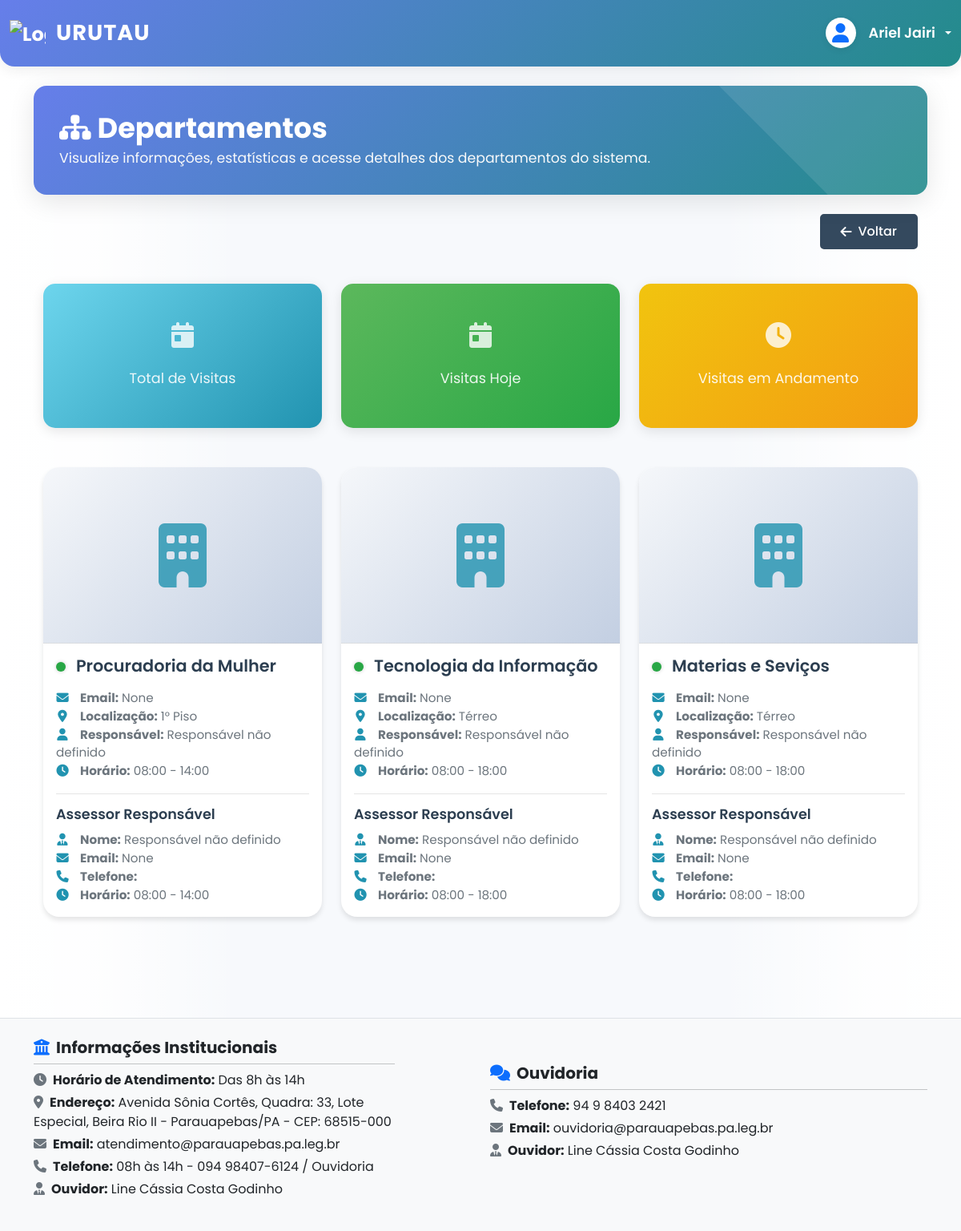
The app's page /recepcao/departamentos/ (signed in) with its own data.
### apps/recepcao/models.py (models this page shows, shortened)
class Setor(models.Model):
    TIPO_CHOICES = [
        ('gabinete', 'Gabinete'),
        ('departamento', 'Departamento')
    ]
    LOCALIZACAO_CHOICES = [
        ('terreo', 'Térreo'),
        ('plenario', 'Plenário'),
        ('primeiro_piso', '1° Piso'),
        ('segundo_piso', '2° Piso'),
    ]
    FUNCAO_CHOICES = [
        ('assessor_1', 'Assessor I'),
        ('assessor_2', 'Assessor II'),
        ('assessor_3', 'Assessor III'),
        ('assessor_4', 'Assessor IV'),
        ('assessor_5', 'Assessor V'),
        ('assessor_6', 'Assessor VI'),
        ('assessor_7', 'Assessor VII'),
        ('assessor_8', 'Assessor VIII'),
        ('assessor_9', 'Assessor IX'),
        ('assessor_10', 'Assessor X'),
        ('agente_parlamentar', 'Agente Parlamentar'),
        ('Chefe_de_Gabinete', 'Chefe de Gabinete'),
        ('Chefe_de_Departamento', 'Chefe de Departamento'),
        ('outros', 'Outros')
    ]
    tipo = models.CharField('Tipo', max_length=20, choices=TIPO_CHOICES)
    localizacao = models.CharField('Localização', max_length=20, choices=LOCALIZACAO_CHOICES)
    foto = models.ImageField('Foto', upload_to='setores/', blank=True, null=True, help_text='Foto do setor/responsável')
    horario_abertura = models.TimeField('Horário de Abertura', blank=True, null=True)
    horario_fechamento = models.TimeField('Horário de Fechamento', blank=True, null=True)
    nome_vereador = models.CharField(max_length=100, verbose_name="Nome do Vereador/Responsável")
    email_vereador = models.EmailField('E-mail do Vereador', max_length=255, blank=True, null=True)
    nome_local = models.CharField('Nome do Local', max_length=100, blank=True, null=True)
    nome_responsavel = models.CharField('Nome do Responsável', max_length=100, blank=True, null=True)
    funcao = models.CharField('Função/Cargo', max_length=21, choices=FUNCAO_CHOICES, blank=True, null=True)
    horario_entrada = models.TimeField('Horário de Entrada', blank=True, null=True)
    horario_saida = models.TimeField('Horário de Saída', blank=True, null=True)
    email = models.EmailField('E-mail', max_length=255, blank=True, null=True)
    ativo = models.BooleanField('Ativo', default=True)
    usuario = models.OneToOneField('auth.User', on_delete=models.SET_NULL, null=True, blank=True, related_name='setor_responsavel', verbose_name='Usuário')
    data_criacao = models.DateTimeField('Data de Criação', auto_now_add=True)
    data_atualizacao = models.DateTimeField('Data de Atualização', auto_now=True)
    class Meta:
        verbose_name = 'Setor'
        verbose_name_plural = 'Setores'
        ordering = ['tipo', 'localizacao']

### apps/recepcao/views.py (the view)
# urls.py: path('departamentos/', views.home_departamentos, name='home_departamentos'),
@login_required(login_url='autenticacao:login_sistema')
def home_departamentos(request):
    departamentos = Setor.objects.filter(tipo='departamento')
    context = {
        'departamentos': departamentos,
    }
    return render(request, 'recepcao/home_departamentos.html', context)

### templates/recepcao/home_departamentos.html (shortened to what this page needs)
{% extends 'base.html' %}
{% load static %}
{% block content %}
<div class="dashboard-header mb-4">
    <div class="dashboard-header-content">
        <h1 class="page-title mb-1" style="font-size:2.2rem; font-weight:700; color:#fff;">
            <i class="fas fa-sitemap me-2"></i>Departamentos
        </h1>
        <div style="color:#f8f9fa; font-size:1.08rem; font-weight:400;">
            Visualize informações, estatísticas e acesse detalhes dos departamentos do sistema.
        </div>
    </div>
</div>
<div class="container-fluid">
    <div class="d-flex justify-content-end">
        {% include 'includes/botao_voltar.html' %}
    </div>
    <div class="row mb-4 mt-2">
        <div class="col-md-4">
            <div class="stat-card stat-card-visitas-hoje">
                <i class="fas fa-calendar-day stat-icon"></i>
                <p>Total de Visitas</p>
            </div>
        </div>
        <div class="col-md-4">
            <div class="stat-card stat-card-visitas-andamento">
                <i class="fas fa-calendar-day stat-icon"></i>
                <p>Visitas Hoje</p>
            </div>
        </div>
        <div class="col-md-4">
            <div class="stat-card stat-card-total-visitas">
                <i class="fas fa-clock stat-icon"></i>
                <p>Visitas em Andamento</p>
            </div>
        </div>
    </div>
    <div class="row">
        {% for departamento in departamentos %}
        <div class="col-xl-4 col-md-6 mb-4">
            <a href="{% url 'recepcao:detalhes_departamento' departamento.id %}" class="card-link">
                <div class="card">
                    <div class="gabinete-icon">
                        <i class="fas fa-building"></i>
                    </div>
                    <div class="card-body">
                        <h5 class="card-title">
                            <span class="status-indicator status-aberto"></span>
                            {{ departamento.nome_local }}
                        </h5>
                        <p class="card-text">
                            <i class="fas fa-envelope info-icon"></i>
                            <strong>Email:</strong> {{ departamento.email }}<br>
                            <i class="fas fa-map-marker-alt info-icon"></i>
                            <strong>Localização:</strong> {{ departamento.get_localizacao_display }}<br>
                            <i class="fas fa-user info-icon"></i>
                            <strong>Responsável:</strong> {{ departamento.nome_responsavel }}<br>
                            <i class="fas fa-clock info-icon"></i>
                            <strong>Horário:</strong> {{ departamento.horario_abertura|time:"H:i" }} - {{ departamento.horario_fechamento|time:"H:i" }}
                        </p>
                        <div class="assessor-info">
                            <h6 class="assessor-title">Assessor Responsável</h6>
                            <p class="card-text">
                                <i class="fas fa-user-tie info-icon"></i>
                                <strong>Nome:</strong> {{ departamento.nome_responsavel }}<br>
                                <i class="fas fa-envelope info-icon"></i>
                                <strong>Email:</strong> {{ departamento.email }}<br>
                                <i class="fas fa-phone info-icon"></i>
                                <strong>Telefone:</strong> {{ departamento.telefone }}<br>
                                <i class="fas fa-clock info-icon"></i>
                                <strong>Horário:</strong> {{ departamento.horario_abertura|time:"H:i" }} - {{ departamento.horario_fechamento|time:"H:i" }}
                            </p>
                        </div>
                    </div>
                </div>
            </a>
        </div>
        {% endfor %}
    </div>
</div>
{% endblock %}

### templates/base.html (shortened to what this page needs)
<!DOCTYPE html>
<html lang="pt-br">
<head>
    <link href="https://cdn.jsdelivr.net/npm/bootstrap@5.3.0/dist/css/bootstrap.min.css" rel="stylesheet">
    <link rel="stylesheet" href="https://cdnjs.cloudflare.com/ajax/libs/font-awesome/6.4.0/css/all.min.css">
    {% load static %}
    {% load grupos_tags %}
    <link href="{% static 'css/style.css' %}" rel="stylesheet">
</head>
<body>
    {% if not hide_header_footer %}
    <nav class="navbar navbar-expand-lg navbar-dark" style="background: linear-gradient(135deg, #667eea 0%, #238b8b 100%); border-radius: 0 0 18px 18px; box-shadow: 0 4px 16px rgba(34,34,34,0.08);">
        <div class="container-fluid">
            <a class="navbar-brand" href="{% url 'main:home_sistema' %}">
                <img src="{% static 'img/logo-urutau.png' %}" alt="Logo Urutau" style="height: 45px; max-width: 45px; object-fit: contain;" class="me-2 align-middle">
                <span style="font-family: 'Poppins', sans-serif; font-weight: 700; font-size: 1.7rem; color: #fff; letter-spacing: 1px;">URUTAU</span>
            </a>
            <div class="ms-auto d-flex align-items-center">
                {% if user.is_authenticated %}
                <div class="dropdown">
                    <a href="#" class="d-flex align-items-center text-white text-decoration-none dropdown-toggle" id="dropdownUserMenu" data-bs-toggle="dropdown" aria-expanded="false" style="gap: 0.5rem;">
                        <span class="avatar-circle bg-white text-primary d-flex align-items-center justify-content-center me-2" style="width: 38px; height: 38px; border-radius: 50%; font-size: 1.5rem; box-shadow: 0 2px 8px rgba(0,0,0,0.08);">
                            <i class="fas fa-user"></i>
                        </span>
                        <span class="fw-semibold" style="font-size: 1.1rem;">{{ user.get_full_name|default:user.username }}</span>
                    </a>
                </div>
                {% endif %}
            </div>
        </div>
    </nav>
    {% endif %}
    <div class="container my-4">
        {% block content %}
        {% endblock %}
    </div>
    {% if not hide_header_footer %}
    <footer class="bg-light text-dark py-4 mt-5 border-top">
      <div class="container">
        <div class="row align-items-center">
          <div class="col-md-5 mb-3">
            <h5 class="fw-bold mb-2"><i class="fas fa-university me-2 text-primary"></i>Informações Institucionais</h5>
            <hr class="my-2">
            <p class="mb-1"><i class="fas fa-clock me-2 text-secondary"></i><strong>Horário de Atendimento:</strong> Das 8h às 14h</p>
            <p class="mb-1"><i class="fas fa-map-marker-alt me-2 text-secondary"></i><strong>Endereço:</strong> Avenida Sônia Cortês, Quadra: 33, Lote Especial, Beira Rio II - Parauapebas/PA - CEP: 68515-000</p>
            <p class="mb-1"><i class="fas fa-envelope me-2 text-secondary"></i><strong>Email:</strong> atendimento@parauapebas.pa.leg.br</p>
            <p class="mb-1"><i class="fas fa-phone me-2 text-secondary"></i><strong>Telefone:</strong> 08h às 14h - 094 98407-6124 / Ouvidoria</p>
            <p class="mb-0"><i class="fas fa-user-tie me-2 text-secondary"></i><strong>Ouvidor:</strong> Line Cássia Costa Godinho</p>
          </div>
          <div class="col-md-6 mb-3 text-md-start text-start">
            <h5 class="fw-bold mb-2"><i class="fas fa-comments me-2 text-primary"></i>Ouvidoria</h5>
            <hr class="my-2">
            <p class="mb-1"><i class="fas fa-phone me-2 text-secondary"></i><strong>Telefone:</strong> 94 9 8403 2421</p>
            <p class="mb-1"><i class="fas fa-envelope me-2 text-secondary"></i><strong>Email:</strong> ouvidoria@parauapebas.pa.leg.br</p>
            <p class="mb-0"><i class="fas fa-user-tie me-2 text-secondary"></i><strong>Ouvidor:</strong> Line Cássia Costa Godinho</p>
          </div>
        </div>
      </div>
    </footer>
    {% endif %}
</body>
</html>

### static/css/style.css (style rules this page uses)
:root { --primary-color: #0D6EFD; --secondary-color: #34495e; --accent-color: #3498db; --success-color: #2ecc71; --warning-color: #f1c40f; --danger-color: #e74c3c; --light-color: #ecf0f1; --dark-color: #2c3e50; }
body { background: linear-gradient(to right, #fff 0%, rgba(255,255,255,0.85) 10%, rgba(255,255,255,0) 25%, rgba(255,255,255,0) 75%, rgba(255,255,255,0.85) 90%, #fff 100%); min-height: 100vh; display: flex; flex-direction: column; font-family: 'Segoe UI', Tahoma, Geneva, Verdana, sans-serif; }
.navbar { box-shadow: 0 2px 4px rgba(0,0,0,.1); padding: 1rem 0; }
.navbar-brand { font-weight: bold; font-size: 1.5rem; }
.card { border: none; border-radius: 10px; box-shadow: 0 4px 6px rgba(0,0,0,.1); transition: transform 0.3s ease, box-shadow 0.3s ease; margin-bottom: 1.5rem; }
.stat-card { color: white; border-radius: 15px; padding: 25px; margin-bottom: 25px; box-shadow: 0 4px 15px rgba(0,0,0,0.1); transition: all 0.3s ease; border: none; height: 180px; display: flex; flex-direction: column; justify-content: center; align-items: center; text-align: center; }
.stat-card p { font-size: 1.1rem; margin: 0; opacity: 0.9; }
.stat-icon { font-size: 2.5rem; margin-bottom: 15px; opacity: 0.8; }
.stat-card-visitas-hoje { background: linear-gradient(135deg, #6dd5ed, #2193b0) !important; }
.stat-card-visitas-andamento { background: linear-gradient(135deg, #5cb85c, #28a745) !important; }
.stat-card-total-visitas { background: linear-gradient(135deg, #f1c40f, #f39c12) !important; }
.stat-card, .stat-card * { color: #fff !important; }

### templates/base.html (style rules this page uses)
html, body { height: 100%; margin: 0; background-color: #f7f9fc; color: #444; font-family: 'Poppins', sans-serif; }
h1, h2, h3, h4, h5, h6 { font-weight: 600; }

### templates/recepcao/home_departamentos.html (style rules this page uses)
:root { --primary-gradient: linear-gradient(135deg, #667eea 0%, #238b8b 100%); --border-radius: 16px; --card-shadow: 0 8px 32px rgba(0, 0, 0, 0.1); }
.dashboard-header { background: var(--primary-gradient); border-radius: var(--border-radius); padding: 2rem; margin-bottom: 2rem; color: white; box-shadow: var(--card-shadow); position: relative; overflow: hidden; }
.dashboard-header::before { content: ''; position: absolute; top: -50%; right: -50%; width: 100%; height: 200%; background: rgba(255, 255, 255, 0.1); transform: rotate(45deg); z-index: 1; }
.dashboard-header-content { position: relative; z-index: 2; }
.card { transition: all 0.3s ease; border: none; border-radius: 20px; overflow: hidden; background: #fff; box-shadow: 0 4px 6px rgba(0,0,0,0.1); margin-bottom: 30px; width: 100%; max-width: 450px; margin-left: auto; margin-right: auto; }
.gabinete-icon { height: 220px; display: flex; align-items: center; justify-content: center; background: linear-gradient(135deg, #f5f7fa 0%, #c3cfe2 100%); border-bottom: 1px solid rgba(0,0,0,0.1); }
.gabinete-icon i { font-size: 5rem; color: #2193b0; opacity: 0.8; }
.status-indicator { width: 12px; height: 12px; border-radius: 50%; display: inline-block; margin-right: 8px; box-shadow: 0 0 5px rgba(0,0,0,0.2); }
.status-aberto { background-color: #28a745; }
.stat-card { color: white; border-radius: 15px; padding: 25px; margin-bottom: 25px; box-shadow: 0 4px 15px rgba(0,0,0,0.1); transition: all 0.3s ease; border: none; height: 180px; display: flex; flex-direction: column; justify-content: center; align-items: center; text-align: center; }
.stat-card p { font-size: 1.1rem; margin: 0; opacity: 0.9; }
.card-title { font-size: 1.3rem; font-weight: 600; margin-bottom: 1rem; color: #2c3e50; }
.card-text { color: #6c757d; font-size: 0.95rem; }
.info-icon { margin-right: 10px; color: #2193b0; width: 16px; text-align: center; }
.card-link { text-decoration: none; color: inherit; }
.page-title { color: #2c3e50; font-weight: 600; margin: 0; }
.stat-icon { font-size: 2rem; margin-bottom: 15px; opacity: 0.8; }
.assessor-info { margin-top: 15px; padding-top: 15px; border-top: 1px solid rgba(0,0,0,0.1); }
.assessor-title { font-size: 1.1rem; color: #2c3e50; margin-bottom: 10px; font-weight: 600; }
.stat-card-visitas-hoje { background: linear-gradient(135deg, #6dd5ed, #2193b0); }
.stat-card-visitas-andamento { background: linear-gradient(135deg, #5cb85c, #28a745); }
.stat-card-total-visitas { background: linear-gradient(135deg, #f1c40f, #f39c12); }

### records on screen
Setor: nome_local "Procuradoria da Mulher", email "None", localizacao "1° Piso", nome_responsavel "Responsável não definido", horario_abertura "08:00", horario_fechamento "14:00"
Setor: nome_local "Tecnologia da Informação", email "None", localizacao "Térreo", nome_responsavel "Responsável não definido", horario_abertura "08:00", horario_fechamento "18:00"
Setor: nome_local "Materias e Seviços", email "None", localizacao "Térreo", nome_responsavel "Responsável não definido", horario_abertura "08:00", horario_fechamento "18:00"

### other values on screen
{{ user.get_full_name|default:user.username }} "Ariel Jairi"
